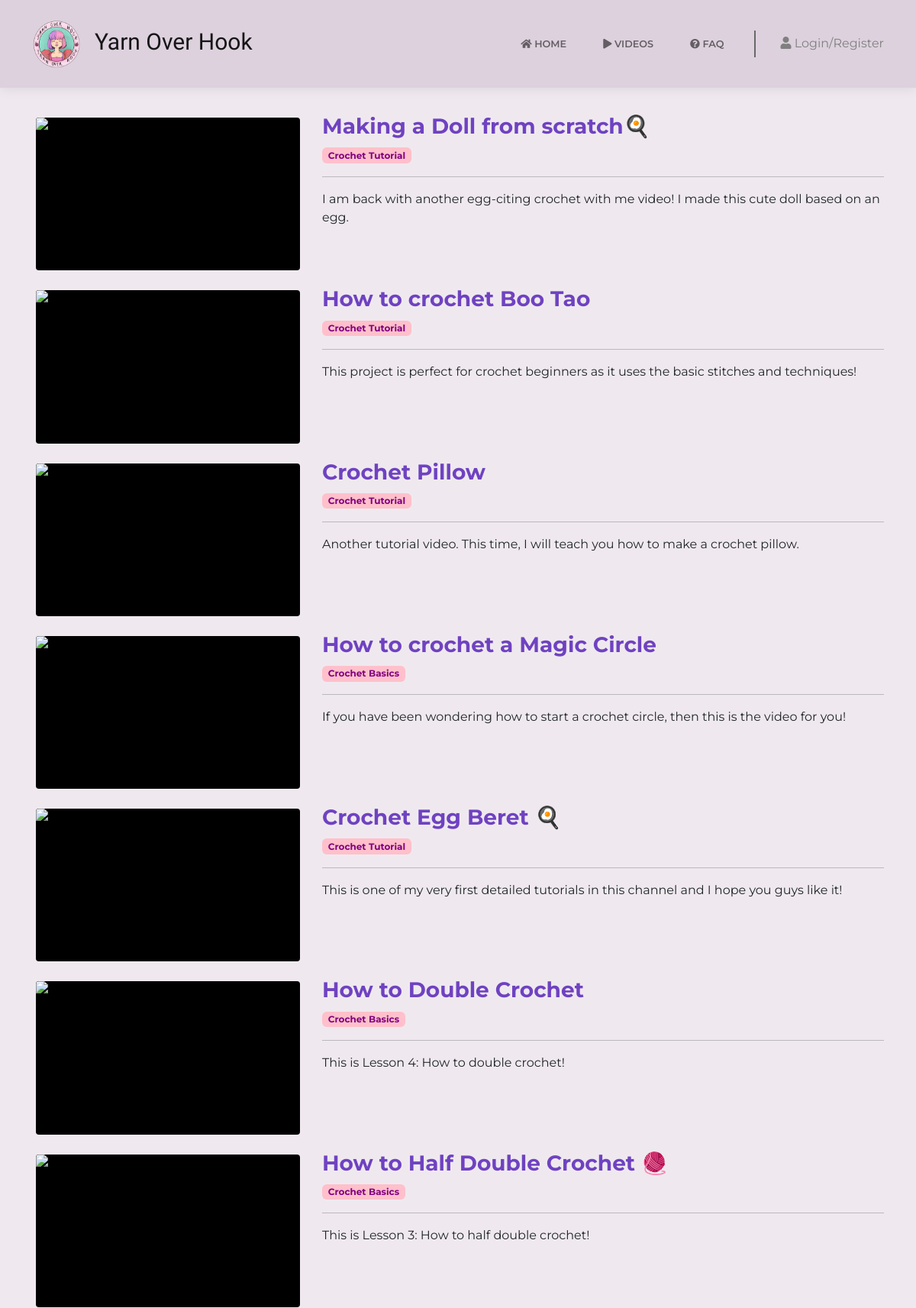
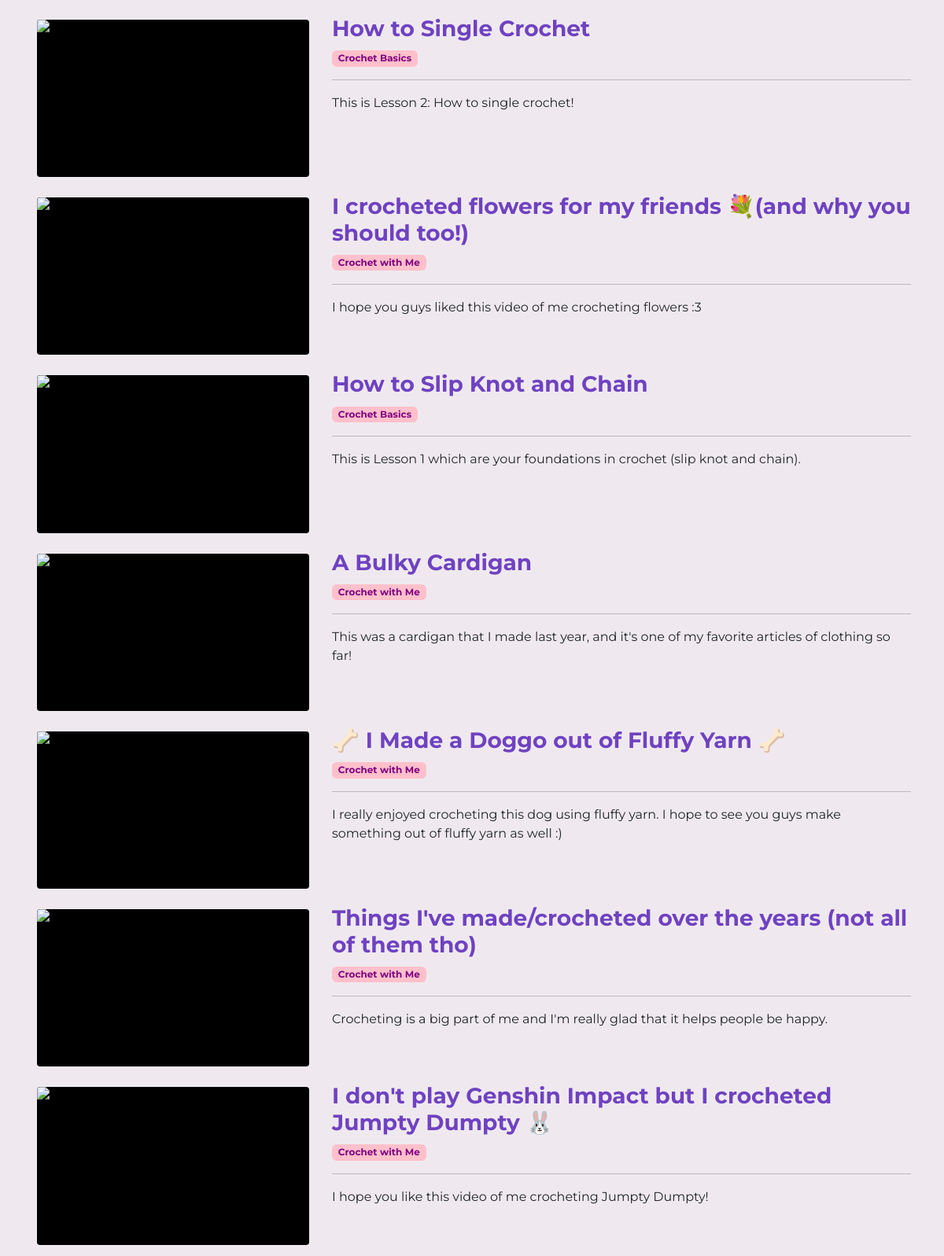
Page /Videos.php (upper part) on the committed database (2 pictures, top to bottom).
### tables this page shows
CREATE TABLE `videos` (
  `vid_id` int(11) NOT NULL,
  `vid_title` varchar(255) NOT NULL,
  `vid_desc` varchar(255) NOT NULL,
  `vid_cat` varchar(255) NOT NULL,
  `vid_url` varchar(255) NOT NULL,
  `created_at` timestamp NOT NULL DEFAULT current_timestamp() ON UPDATE current_timestamp()
);

### Videos.php (the view, shortened to what this page needs)
<?php
    include("includes/dbh.inc.php");
    require 'layouts/Header.php';
	$vid = "SELECT * FROM videos ORDER BY vid_id DESC";
	$result = mysqli_query($con, $vid);
	$videos = mysqli_fetch_all($result, MYSQLI_ASSOC);
?>
<body class="d-flex flex-column min-vh-100">
<?php require 'layouts/nav.php';?>
    <div class="container my-5">
        <div class="row my-3">
            <?php foreach($videos as $video): ?>
            <div class="col-md-4 mb-3">
                <div class="youtube-player rounded-1" data-id="<?php echo $video['vid_url'] ?>"></div>
            </div>
            <div class="col-md-8">
                <h3 style="color:rgb(111,66,193); font-weight:bold;"> <?php echo $video['vid_title']; ?> </h3>
                <span class="badge" style="background-color:pink; border-color: pink; color:purple;"><?php echo $video['vid_cat']; ?></span><hr>
                <p><?php echo $video['vid_desc']; ?></p>
            </div>
            <?php endforeach; ?>
        </div>
    </div>
<?php require 'layouts/Footer.php';?>

### assets/css/main.css (style rules this page uses)
body { background-color: #efe9ef !important; padding-top: 85px; }
.youtube-player { position: relative; padding-bottom: 56.25%; height: 0; overflow: hidden; max-width: 100%; background: #000; margin: 5px; }
.container { animation: transitionInContainer 0.50s; }

### assets/css/Profile-Edit-Form-styles.css (style rules this page uses)
hr { height: 2px; }

### assets/css/Profile-Edit-Form.css (style rules this page uses)
hr { height: 2px; }

### assets/css/ProfileEdit1.css (style rules this page uses)
hr { height: 2px; }

### assets/css/ProfileEdit2.css (style rules this page uses)
hr { height: 2px; }

### rows in the picture
videos: vid_title "Making a Doll from scratch🍳", vid_cat "Crochet Tutorial", vid_desc "I am back with another egg-citing crochet with me video! I made this cute doll based on an egg."
videos: vid_title "How to crochet Boo Tao", vid_cat "Crochet Tutorial", vid_desc "This project is perfect for crochet beginners as it uses the basic stitches and techniques!"
videos: vid_title "Crochet Pillow", vid_cat "Crochet Tutorial", vid_desc "Another tutorial video. This time, I will teach you how to make a crochet pillow."
videos: vid_title "How to crochet a Magic Circle", vid_cat "Crochet Basics", vid_desc "If you have been wondering how to start a crochet circle, then this is the video for you!"
videos: vid_title "Crochet Egg Beret 🍳", vid_cat "Crochet Tutorial", vid_desc "This is one of my very first detailed tutorials in this channel and I hope you guys like it!"
videos: vid_title "How to Double Crochet", vid_cat "Crochet Basics", vid_desc "This is Lesson 4: How to double crochet!"
videos: vid_title "How to Half Double Crochet 🧶", vid_cat "Crochet Basics", vid_desc "This is Lesson 3: How to half double crochet!"
videos: vid_title "How to Single Crochet", vid_cat "Crochet Basics", vid_desc "This is Lesson 2: How to single crochet!"
videos: vid_title "I crocheted flowers for my friends 💐(and why you should too!)", vid_cat "Crochet with Me", vid_desc "I hope you guys liked this video of me crocheting flowers :3"
videos: vid_title "How to Slip Knot and Chain", vid_cat "Crochet Basics", vid_desc "This is Lesson 1 which are your foundations in crochet (slip knot and chain)."
videos: vid_title "A Bulky Cardigan", vid_cat "Crochet with Me", vid_desc "This was a cardigan that I made last year, and it's one of my favorite articles of clothing so far!"
videos: vid_title "🦴 I Made a Doggo out of Fluffy Yarn 🦴", vid_cat "Crochet with Me", vid_desc "I really enjoyed crocheting this dog using fluffy yarn. I hope to see you guys make something out of fluffy yarn as well :)"
videos: vid_title "Things I've made/crocheted over the years (not all of them tho)", vid_cat "Crochet with Me", vid_desc "Crocheting is a big part of me and I'm really glad that it helps people be happy."
videos: vid_title "I don't play Genshin Impact but I crocheted Jumpty Dumpty 🐰", vid_cat "Crochet with Me", vid_desc "I hope you like this video of me crocheting Jumpty Dumpty!"
